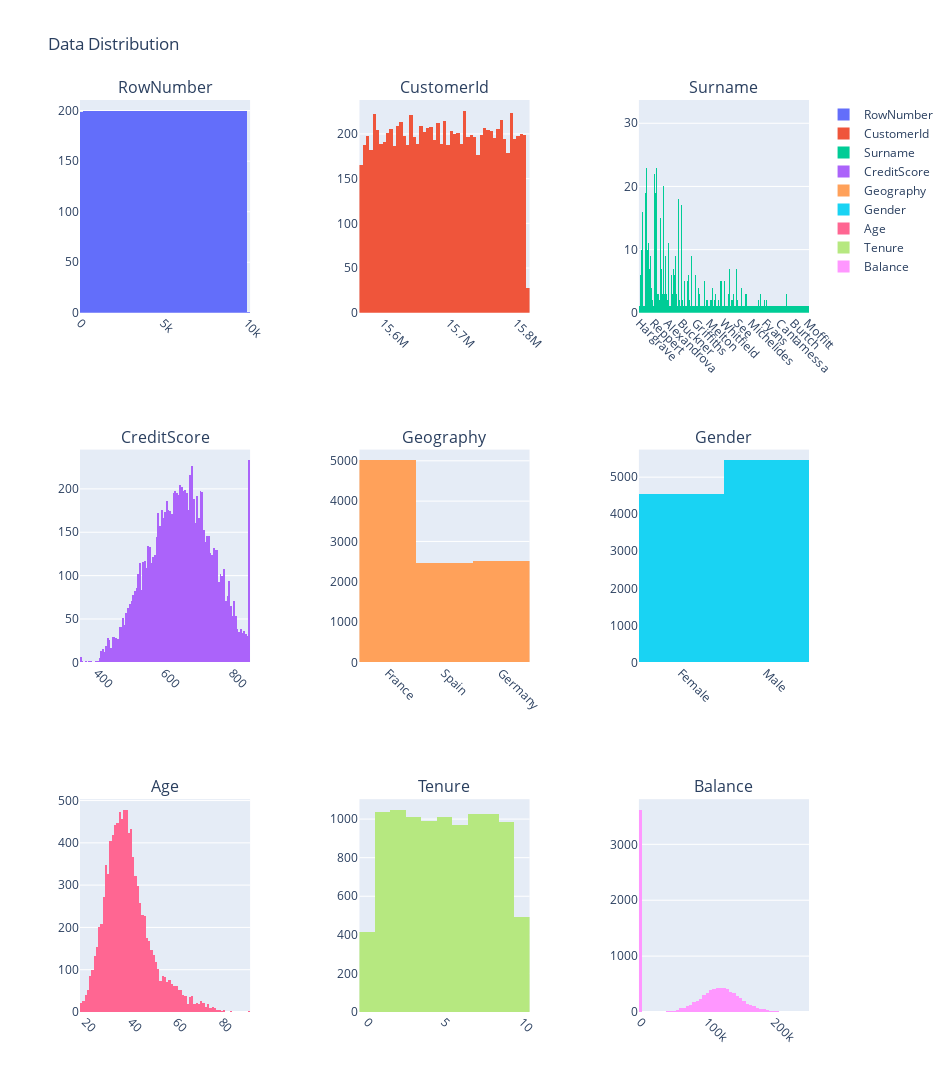

Notebook code for this chart:
### Code cell
import plotly.graph_objects as go
from plotly.subplots import make_subplots

columns = list(df.columns)[:9]


subplot_titles = [f'{column}' for column in columns]

fig = make_subplots(rows=3, cols=3, subplot_titles=subplot_titles, vertical_spacing=0.15, horizontal_spacing=0.15)

for i, column in enumerate(columns):
    row, col = divmod(i, 3)  # Calculate the row and column index
    histogram = go.Histogram(x=df[column], name=column)
    fig.add_trace(histogram, row=row + 1, col=col + 1)

fig.update_layout(height=1600, width=950, title_text="Data Distribution")
fig.update_xaxes(tickangle=45)  # Rotate x-axis labels

fig.show()

### Figure 1 — Plotly figure (JSON) as saved in the notebook; plotly's stock layout.template omitted (floating-point values rounded to 4 significant figures; data arrays with more than 128 entries replaced by an {"elided": "..."} marker saying what was removed)
{"data": [{"name": "RowNumber", "type": "histogram", "x": {"elided": "10000 int values"}, "xaxis": "x", "yaxis": "y"}, {"name": "CustomerId", "type": "histogram", "x": {"elided": "10000 int values"}, "xaxis": "x2", "yaxis": "y2"}, {"name": "Surname", "type": "histogram", "x": {"elided": "10000 str values"}, "xaxis": "x3", "yaxis": "y3"}, {"name": "CreditScore", "type": "histogram", "x": {"elided": "10000 int values"}, "xaxis": "x4", "yaxis": "y4"}, {"name": "Geography", "type": "histogram", "x": {"elided": "10000 str values"}, "xaxis": "x5", "yaxis": "y5"}, {"name": "Gender", "type": "histogram", "x": {"elided": "10000 str values"}, "xaxis": "x6", "yaxis": "y6"}, {"name": "Age", "type": "histogram", "x": {"elided": "10000 int values"}, "xaxis": "x7", "yaxis": "y7"}, {"name": "Tenure", "type": "histogram", "x": {"elided": "10000 int values"}, "xaxis": "x8", "yaxis": "y8"}, {"name": "Balance", "type": "histogram", "x": {"elided": "10000 float values"}, "xaxis": "x9", "yaxis": "y9"}], "layout": {"annotations": [{"font": {"size": 16}, "showarrow": false, "text": "RowNumber", "x": 0.1167, "xanchor": "center", "xref": "paper", "y": 1.0, "yanchor": "bottom", "yref": "paper"}, {"font": {"size": 16}, "showarrow": false, "text": "CustomerId", "x": 0.5, "xanchor": "center", "xref": "paper", "y": 1.0, "yanchor": "bottom", "yref": "paper"}, {"font": {"size": 16}, "showarrow": false, "text": "Surname", "x": 0.8833, "xanchor": "center", "xref": "paper", "y": 1.0, "yanchor": "bottom", "yref": "paper"}, {"font": {"size": 16}, "showarrow": false, "text": "CreditScore", "x": 0.1167, "xanchor": "center", "xref": "paper", "y": 0.6167, "yanchor": "bottom", "yref": "paper"}, {"font": {"size": 16}, "showarrow": false, "text": "Geography", "x": 0.5, "xanchor": "center", "xref": "paper", "y": 0.6167, "yanchor": "bottom", "yref": "paper"}, {"font": {"size": 16}, "showarrow": false, "text": "Gender", "x": 0.8833, "xanchor": "center", "xref": "paper", "y": 0.6167, "yanchor": "bottom", "yref": "paper"}, {"font": {"size": 16}, "showarrow": false, "text": "Age", "x": 0.1167, "xanchor": "center", "xref": "paper", "y": 0.2333, "yanchor": "bottom", "yref": "paper"}, {"font": {"size": 16}, "showarrow": false, "text": "Tenure", "x": 0.5, "xanchor": "center", "xref": "paper", "y": 0.2333, "yanchor": "bottom", "yref": "paper"}, {"font": {"size": 16}, "showarrow": false, "text": "Balance", "x": 0.8833, "xanchor": "center", "xref": "paper", "y": 0.2333, "yanchor": "bottom", "yref": "paper"}], "height": 1600, "title": {"text": "Data Distribution"}, "width": 950, "xaxis": {"anchor": "y", "domain": [0, 0.2333], "tickangle": 45}, "xaxis2": {"anchor": "y2", "domain": [0.3833, 0.6167], "tickangle": 45}, "xaxis3": {"anchor": "y3", "domain": [0.7667, 1.0], "tickangle": 45}, "xaxis4": {"anchor": "y4", "domain": [0, 0.2333], "tickangle": 45}, "xaxis5": {"anchor": "y5", "domain": [0.3833, 0.6167], "tickangle": 45}, "xaxis6": {"anchor": "y6", "domain": [0.7667, 1.0], "tickangle": 45}, "xaxis7": {"anchor": "y7", "domain": [0, 0.2333], "tickangle": 45}, "xaxis8": {"anchor": "y8", "domain": [0.3833, 0.6167], "tickangle": 45}, "xaxis9": {"anchor": "y9", "domain": [0.7667, 1.0], "tickangle": 45}, "yaxis": {"anchor": "x", "domain": [0.7667, 1.0]}, "yaxis2": {"anchor": "x2", "domain": [0.7667, 1.0]}, "yaxis3": {"anchor": "x3", "domain": [0.7667, 1.0]}, "yaxis4": {"anchor": "x4", "domain": [0.3833, 0.6167]}, "yaxis5": {"anchor": "x5", "domain": [0.3833, 0.6167]}, "yaxis6": {"anchor": "x6", "domain": [0.3833, 0.6167]}, "yaxis7": {"anchor": "x7", "domain": [0, 0.2333]}, "yaxis8": {"anchor": "x8", "domain": [0, 0.2333]}, "yaxis9": {"anchor": "x9", "domain": [0, 0.2333]}}}
